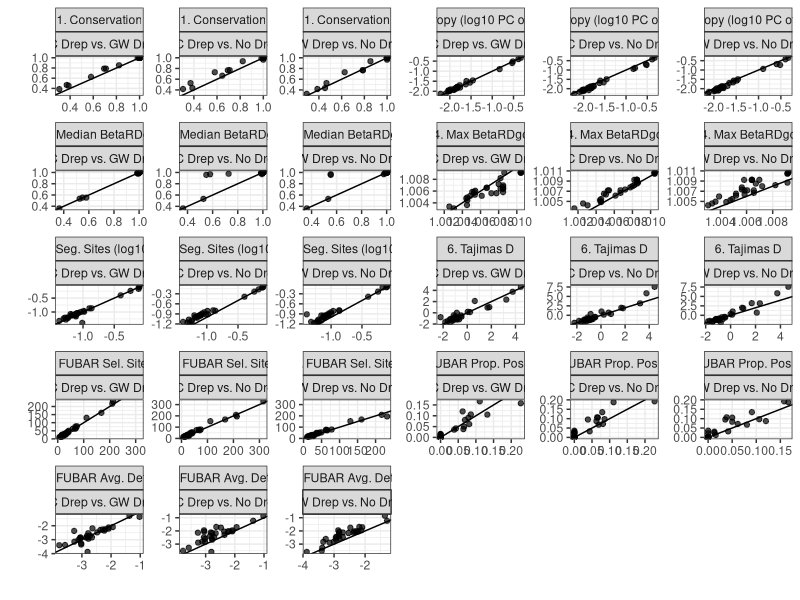

Here is the R script that generated this plot:
library(ggplot2)

dat <- read.table('Plotting_Input.txt', header=T, sep='\t')
# Dereplication_Type_Comparison	Evolutionary_Statistic	Homolog_Group	Value_1	Value_2

pdf("Correlation_Between_Dereplication_Methods.pdf", height=10, width=20)
ggplot(dat, aes(x=Value_1, y=Value_2)) + geom_point(alpha=0.7) + facet_wrap(Evolutionary_Statistic~Dereplication_Type_Comparison, scales='free', nrow=5) + geom_abline(slope=1, intercept=0) + theme_bw() + xlab("") + ylab("")# + scale_x_log10() + scale_y_log10()
dev.off()
